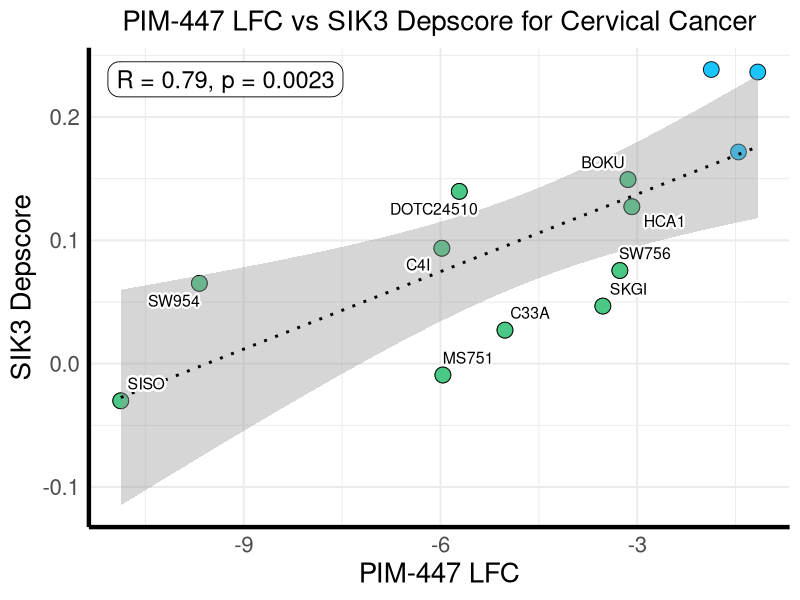

The R script that drew this image:
library(ggplot2)
library(readr)
library(glue)
library(dplyr)
library(ggrepel)
library(stringr)

# Загрузка данных
df <- read_csv("./cervical_cancer_sik3_pim-447_data.csv")

# Автоматическое определение названий
gene_name <- colnames(df)[2]  
drug_full <- colnames(df)[3]  
drug_name <- str_split(drug_full, "_")[[1]][1]  
cancer_type <- df$Cancer_Type[1]  # Оригинальный тип рака с слешами
cancer_type_filename <- str_replace_all(cancer_type, "/", "_")  # Для имени файла

# Переименование колонок
df <- df %>%
  select(1:5) %>%  # Берём первые 5 колонок
  rename(
    CellLine = 1,
    Depscore = 2,
    LFC = 3,
    CellName = 4
  )

# Автоматический расчёт размера шрифта для заголовка
plot_title <- glue("{drug_name} LFC vs {gene_name} Depscore for {cancer_type}")  # Используем оригинальное название
title_width <- nchar(plot_title)
title_size <- ifelse(title_width > 50, 18, 
                     ifelse(title_width > 30, 20, 24))

# Расчёт корреляции
corr <- cor.test(df$Depscore, df$LFC, method = "spearman")
r_value <- sprintf(corr$estimate, fmt = '%#.2f')
p_value <- sprintf(corr$p.value, fmt = '%#.4f')
if (corr$p.value < 0.0001) p_value <- "p<0.0001"

# Фильтрация данных (можно настроить под свои нужды)
highlighted_points <- df %>% filter(LFC <= -3)
highlight_cells <- df %>% filter(CellLine %in% c("ACH-000510", "ACH-000681"))

# Построение графика с фиксированным смещением аннотации
plot <- ggplot(df, aes(x = LFC, y = Depscore)) +
  geom_point(color = "black", fill = "#00BFFF", size = 5, shape = 21, stroke = 0.5, alpha = 0.9) +
  geom_point(data = highlighted_points, aes(x = LFC, y = Depscore), 
             color = "black", fill = "#50C878", size = 5, shape = 21, stroke = 0.5, alpha = 0.9) +
  geom_point(data = highlight_cells, aes(x = LFC, y = Depscore), 
             color = "black", fill = "#8A2BE2", size = 6, shape = 21, stroke = 0.5, alpha = 0.9) +
  geom_smooth(method = "lm", color = "black", linetype = "dotted", size = 1) +
  labs(
    title = plot_title,
    x = glue("{drug_name} LFC"), 
    y = glue("{gene_name} Depscore")
  ) +
  theme_minimal(base_size = 15) +
  theme(
    axis.line = element_line(size = 1.5),
    axis.title = element_text(size = 20),
    axis.text = element_text(size = 16),
    plot.title = element_text(size = title_size, hjust = 0.5),
    legend.position = "none",
    panel.background = element_rect(fill = "white", color = NA),
    plot.background = element_rect(fill = "white", color = NA)
  ) +
  # Фиксированное смещение от верхнего правого края с рамкой
  annotate("label",  # Используем 'label' вместо 'text' для автоматической рамки
           label = glue("R = {r_value}, p = {p_value}"),
           x = Inf, y = Inf,  # Правый верхний угол
           vjust = 1.4,       # 1.3
           hjust = 2.9,     # 2.9, 2.45, 2, 1.55, 1.1
           size = 6,
           color = "black",
           fill = "white",          # Цвет фона рамки
           alpha = 1,            # Непрозрачность фона
           label.padding = unit(0.3, "lines"),  # Отступы внутри рамки
           label.r = unit(0.4, "lines"),       # Закругление углов
           label.size = 0.3) +     # Толщина границы рамки
  geom_text_repel(
    data = highlighted_points,
    aes(label = CellName),
    color = "black",
    bg.color = "white",
    bg.r = 0.2,
    size = 4,
    box.padding = 0.5,
    segment.color = NA
  ) +
  geom_text_repel(
    data = highlight_cells,
    aes(label = CellName),
    color = "black",
    bg.color = "white",
    bg.r = 0.2,
    size = 4,
    box.padding = 0.5,
    segment.color = NA
  )

# Генерация имени файла (в нижнем регистре, с тире вместо слешей)
file_name <- glue("{drug_name}_LFC_vs_{gene_name}_Depscore_for_{str_replace_all(cancer_type_filename, ' ', '_')}.png") %>% 
  str_to_lower()

# Сохранение графика
ggsave(
  file_name,
  plot = plot,
  width = 8,
  height = 8,
  dpi = 300
)

# Выводим информацию о сохранении
message(glue("График сохранён как: {file_name}"))